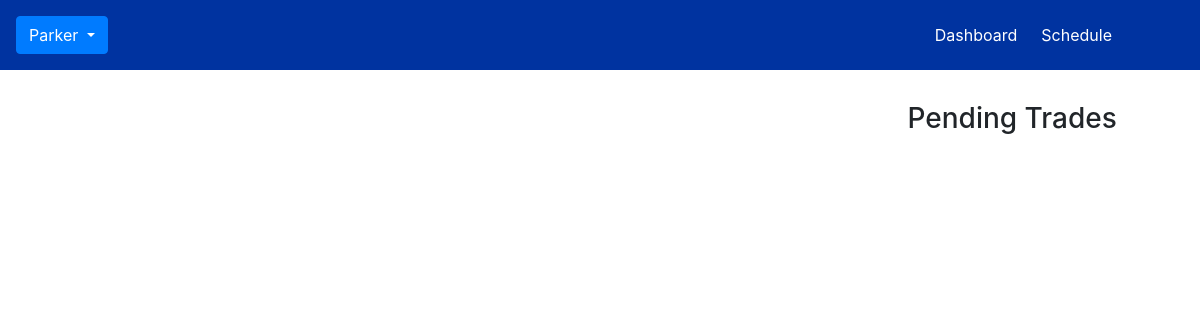
The page /home.php (signed in) on the database as committed earlier.
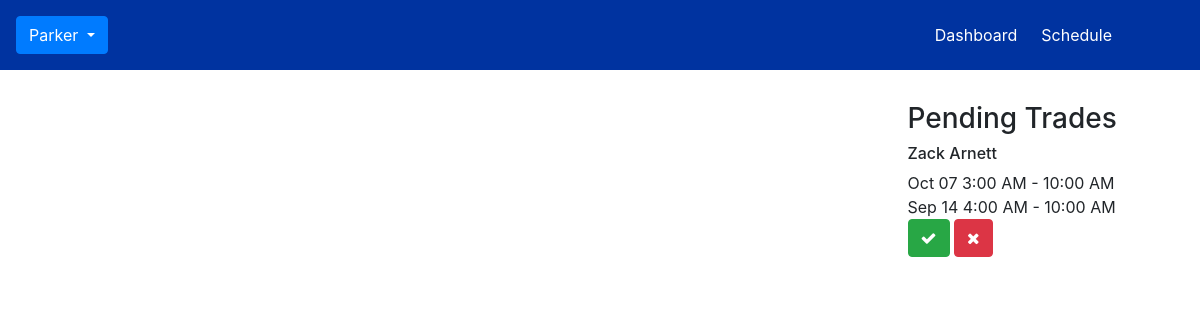
The same page on the database as committed later.
### tables this page shows
CREATE TABLE TRADE_SHIFTS
(
  traded_by int NOT NULL,
  shift_traded_by int NOT NULL,
  traded_to int NOT NULL,
  shift_traded_to int NOT NULL,
  trade_status int NOT NULL,
  FOREIGN KEY (traded_by) REFERENCES EMPLOYEE(employee_id),
  FOREIGN KEY (shift_traded_by) REFERENCES SHIFT(shift_id),
  FOREIGN KEY (traded_to) REFERENCES EMPLOYEE(employee_id),
  FOREIGN KEY (shift_traded_to) REFERENCES SHIFT(shift_id)
);

CREATE TABLE EMPLOYEE
(
  employee_id int NOT NULL AUTO_INCREMENT,
  admin_tag int NOT NULL,
  first_name varchar(64) NOT NULL,
  last_name varchar(64) NOT NULL,
  email varchar(128) NOT NULL,
  phone_number varchar(16) NOT NULL,
  dob date NOT NULL,
  username varchar(64) NOT NULL,
  password varchar(64) NOT NULL,
  color varchar(16) NOT NULL,
  PRIMARY KEY (employee_id)
);

CREATE TABLE SHIFT
(
  shift_id int NOT NULL AUTO_INCREMENT,
  employee_id int NOT NULL,
  shift_date date NOT NULL,
  start_time time NOT NULL,
  end_time time NOT NULL,
  PRIMARY KEY (shift_id),
  FOREIGN KEY (employee_id) REFERENCES EMPLOYEE(employee_id)
);

### session.php (called while the page is built, shortened)
<?php
  if($_SESSION['logged_in']){
    $employee_id = $_SESSION['employee_id'];
    $first_name = $_SESSION['first_name'];
  }
  else {
    header("location: login.php");
  }
?>

### home.php (the view, shortened to what this page needs)
<!DOCTYPE html>
<html>
  <head>
    <?php include 'session.php'; ?>
    <?php include 'connection.php'; ?>
    <link rel="stylesheet" href="https://maxcdn.bootstrapcdn.com/bootstrap/4.0.0-beta/css/bootstrap.min.css">
    <link rel="stylesheet" href="fonts/font-awesome/css/font-awesome.min.css">
    <link rel="stylesheet" href="css/main.css">
    <div class="navbar scheduler-navbar">
      <div class="btn-group">
        <button type="button" class="btn btn-primary dropdown-toggle" data-toggle="dropdown" aria-haspopup="true" aria-expanded="false">
          <?php echo $first_name; ?>
        </button>
      </div>
      <ul class="nav navbar-nav">
        <li><a href="home.php">Dashboard</a></li>
        <li><a id="show-scheduler" href="scheduler.php">Schedule</a></li>
      </ul>
    </div>
  </head>
  <body>
    <?php
    function pretty_date($date) {
      switch(substr($date, 5, 2)) {
        case '09':
          echo 'Sep ' . substr($date, 8, 2);
          break;
        case '10':
          echo 'Oct ' . substr($date, 8, 2);
          break;
      }
    }
    ?>
    <div class="dashboard">
      <div class="container">
        <div class="row">
          <div class="col-md-3">
          </div>
          <div class="col-md-6">
          </div>
          <div class="col-md-3">
            <div class="notification">
              <h3>Pending Trades</h3>
              <div class="notification-data">
                <?php
                  $traded_shifts = $mysqli->query("SELECT * FROM TRADE_SHIFTS WHERE traded_to = $employee_id AND trade_status = 0");
                  while($current_row = $traded_shifts->fetch_assoc()){
                    $traded_by = $current_row['traded_by'];
                    $shift_traded_by = $current_row['shift_traded_by'];
                    $shift_traded_to = $current_row['shift_traded_to'];
                    $shift1 = $mysqli->query("SELECT * FROM SHIFT WHERE shift_id = $shift_traded_by");
                    $shift2 = $mysqli->query("SELECT * FROM SHIFT WHERE shift_id = $shift_traded_to");
                    $employee = $mysqli->query("SELECT * FROM EMPLOYEE WHERE employee_id = $traded_by");
                    $current_shift1 = $shift1->fetch_assoc();
                    $current_shift2 = $shift2->fetch_assoc();
                    $current_employee = $employee->fetch_assoc();
                    $shift_date1 = $current_shift1['shift_date'];
                    $start_time1 = $current_shift1['start_time'];
                    $end_time1 = $current_shift1['end_time'];
                    $shift_date2 = $current_shift2['shift_date'];
                    $start_time2 = $current_shift2['start_time'];
                    $end_time2 = $current_shift2['end_time'];
                    $f_name = $current_employee['first_name'];
                    $l_name = $current_employee['last_name']; ?>
                    <div class="pending-shift">
                      <h6><?php echo $f_name . ' ' . $l_name; ?></h6>
                      <?php echo pretty_date($shift_date1) . ' '; ?>
                      <?php if((int)date('H', strtotime($start_time1)) % 12 != 0) { echo (int)date('H', strtotime($start_time1)) % 12; } else { echo 12; } echo date(':i A', strtotime($start_time1)) ?>
                        - <?php if((int)date('H', strtotime($end_time1)) % 12 != 0) { echo (int)date('H', strtotime($end_time1)) % 12; } else { echo 12; } echo date(':i A', strtotime($end_time1)); ?>
                      <br>
                      <?php echo pretty_date($shift_date2) . ' '; ?>
                      <?php if((int)date('H', strtotime($start_time2)) % 12 != 0) { echo (int)date('H', strtotime($start_time2)) % 12; } else { echo 12; } echo date(':i A', strtotime($start_time2)) ?>
                        - <?php if((int)date('H', strtotime($end_time2)) % 12 != 0) { echo (int)date('H', strtotime($end_time2)) % 12; } else { echo 12; } echo date(':i A', strtotime($end_time2)); ?>
                      <br>
                      <a class="btn btn-success" href="#" data-toggle="modal" data-target="#DoubleCheck"><i class="fa fa-check" aria-hidden="true"></i></a>
                      <a class="btn btn-danger" href="#"><i class="fa fa-times" aria-hidden="true"></i></a>
                    </div>
                <?php } ?>
              </div>
            </div>
          </div>
        </div>
      </div>
    </div>
  </body>
</html>

Rows that differ between the two databases and show on the page:
added trade_shifts: traded_by.first_name "Zack", traded_by.last_name "Arnett", shift_traded_by.shift_date "07", shift_traded_by.start_time "3", shift_traded_by.start_time ":00 AM", shift_traded_by.end_time "10", shift_traded_by.end_time ":00 AM", shift_traded_to.shift_date "14", shift_traded_to.start_time "4", shift_traded_to.start_time ":00 AM", shift_traded_to.end_time "10", shift_traded_to.end_time ":00 AM"
